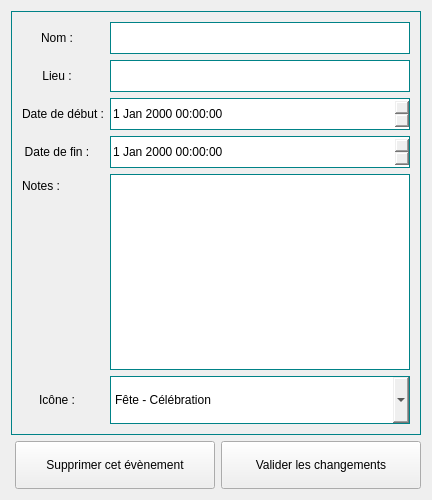
<?xml version="1.0" encoding="UTF-8"?>
<ui version="4.0">
 <class>MobiiEventInfDialog</class>
 <widget class="QWidget" name="MobiiEventInfDialog">
  <property name="geometry">
   <rect>
    <x>0</x>
    <y>0</y>
    <width>432</width>
    <height>500</height>
   </rect>
  </property>
  <property name="maximumSize">
   <size>
    <width>16777215</width>
    <height>500</height>
   </size>
  </property>
  <property name="windowTitle">
   <string>MobiiEventInfDialog</string>
  </property>
  <layout class="QVBoxLayout" name="verticalLayout">
   <item>
    <widget class="QWidget" name="formWidget" native="true">
     <property name="styleSheet">
      <string notr="true"> border: 1px solid #008287;</string>
     </property>
     <layout class="QFormLayout" name="formLayout">
      <property name="fieldGrowthPolicy">
       <enum>QFormLayout::AllNonFixedFieldsGrow</enum>
      </property>
      <item row="0" column="0">
       <widget class="QLabel" name="labelName">
        <property name="minimumSize">
         <size>
          <width>70</width>
          <height>32</height>
         </size>
        </property>
        <property name="styleSheet">
         <string notr="true">border: none;</string>
        </property>
        <property name="text">
         <string>Nom :</string>
        </property>
        <property name="alignment">
         <set>Qt::AlignCenter</set>
        </property>
       </widget>
      </item>
      <item row="0" column="1">
       <widget class="QLineEdit" name="nameEdit">
        <property name="minimumSize">
         <size>
          <width>0</width>
          <height>32</height>
         </size>
        </property>
       </widget>
      </item>
      <item row="1" column="0">
       <widget class="QLabel" name="labelWhere">
        <property name="minimumSize">
         <size>
          <width>70</width>
          <height>32</height>
         </size>
        </property>
        <property name="styleSheet">
         <string notr="true">border: none;</string>
        </property>
        <property name="text">
         <string>Lieu :</string>
        </property>
        <property name="alignment">
         <set>Qt::AlignCenter</set>
        </property>
       </widget>
      </item>
      <item row="1" column="1">
       <widget class="QLineEdit" name="whereEdit">
        <property name="minimumSize">
         <size>
          <width>0</width>
          <height>32</height>
         </size>
        </property>
       </widget>
      </item>
      <item row="2" column="0">
       <widget class="QLabel" name="labelStart">
        <property name="minimumSize">
         <size>
          <width>70</width>
          <height>32</height>
         </size>
        </property>
        <property name="styleSheet">
         <string notr="true">border: none;</string>
        </property>
        <property name="text">
         <string>Date de début :</string>
        </property>
        <property name="alignment">
         <set>Qt::AlignCenter</set>
        </property>
       </widget>
      </item>
      <item row="3" column="0">
       <widget class="QLabel" name="labelEnd">
        <property name="minimumSize">
         <size>
          <width>70</width>
          <height>32</height>
         </size>
        </property>
        <property name="styleSheet">
         <string notr="true">border: none;</string>
        </property>
        <property name="text">
         <string>Date de fin :</string>
        </property>
        <property name="alignment">
         <set>Qt::AlignCenter</set>
        </property>
       </widget>
      </item>
      <item row="4" column="0">
       <widget class="QLabel" name="labelNote">
        <property name="styleSheet">
         <string notr="true">border: none;</string>
        </property>
        <property name="text">
         <string>Notes :</string>
        </property>
        <property name="alignment">
         <set>Qt::AlignCenter</set>
        </property>
       </widget>
      </item>
      <item row="4" column="1">
       <widget class="QTextEdit" name="noteEdit"/>
      </item>
      <item row="5" column="0">
       <widget class="QLabel" name="labelIcon">
        <property name="minimumSize">
         <size>
          <width>70</width>
          <height>32</height>
         </size>
        </property>
        <property name="styleSheet">
         <string notr="true">border: none;
</string>
        </property>
        <property name="text">
         <string>Icône :</string>
        </property>
        <property name="alignment">
         <set>Qt::AlignCenter</set>
        </property>
       </widget>
      </item>
      <item row="5" column="1">
       <widget class="QComboBox" name="iconBox">
        <property name="minimumSize">
         <size>
          <width>0</width>
          <height>48</height>
         </size>
        </property>
        <item>
         <property name="text">
          <string>Fête - Célébration</string>
         </property>
         <property name="icon">
          <iconset theme="cake" resource="mobii.qrc">
           <normaloff>:/icons/Resources/cake.png</normaloff>:/icons/Resources/cake.png</iconset>
         </property>
        </item>
        <item>
         <property name="text">
          <string>Divertissement</string>
         </property>
         <property name="icon">
          <iconset theme="ball" resource="mobii.qrc">
           <normaloff>:/icons/Resources/ball.png</normaloff>:/icons/Resources/ball.png</iconset>
         </property>
        </item>
        <item>
         <property name="text">
          <string>Soirée</string>
         </property>
         <property name="icon">
          <iconset resource="mobii.qrc">
           <normaloff>:/icons/Resources/bar.png</normaloff>:/icons/Resources/bar.png</iconset>
         </property>
        </item>
        <item>
         <property name="text">
          <string>Evènement professionnel</string>
         </property>
         <property name="icon">
          <iconset resource="mobii.qrc">
           <normaloff>:/icons/Resources/briefcase.png</normaloff>:/icons/Resources/briefcase.png</iconset>
         </property>
        </item>
        <item>
         <property name="text">
          <string>Anniversaire</string>
         </property>
         <property name="icon">
          <iconset resource="mobii.qrc">
           <normaloff>:/icons/Resources/gift.png</normaloff>:/icons/Resources/gift.png</iconset>
         </property>
        </item>
        <item>
         <property name="text">
          <string>Hôpital</string>
         </property>
         <property name="icon">
          <iconset resource="mobii.qrc">
           <normaloff>:/icons/Resources/hospital.png</normaloff>:/icons/Resources/hospital.png</iconset>
         </property>
        </item>
        <item>
         <property name="text">
          <string>Voyage</string>
         </property>
         <property name="icon">
          <iconset resource="mobii.qrc">
           <normaloff>:/icons/Resources/plane.png</normaloff>:/icons/Resources/plane.png</iconset>
         </property>
        </item>
       </widget>
      </item>
      <item row="2" column="1">
       <widget class="QDateTimeEdit" name="dateStart">
        <property name="minimumSize">
         <size>
          <width>0</width>
          <height>32</height>
         </size>
        </property>
       </widget>
      </item>
      <item row="3" column="1">
       <widget class="QDateTimeEdit" name="dateEnd">
        <property name="minimumSize">
         <size>
          <width>0</width>
          <height>32</height>
         </size>
        </property>
       </widget>
      </item>
     </layout>
    </widget>
   </item>
   <item>
    <layout class="QHBoxLayout" name="horizontalLayout">
     <item>
      <spacer name="horizontalSpacer">
       <property name="orientation">
        <enum>Qt::Horizontal</enum>
       </property>
       <property name="sizeHint" stdset="0">
        <size>
         <width>40</width>
         <height>20</height>
        </size>
       </property>
      </spacer>
     </item>
     <item>
      <widget class="QPushButton" name="deleteEventButton">
       <property name="minimumSize">
        <size>
         <width>200</width>
         <height>48</height>
        </size>
       </property>
       <property name="text">
        <string>Supprimer cet évènement</string>
       </property>
       <property name="icon">
        <iconset resource="mobii.qrc">
         <normaloff>:/buttons/Resources/trash.png</normaloff>:/buttons/Resources/trash.png</iconset>
       </property>
       <property name="iconSize">
        <size>
         <width>24</width>
         <height>24</height>
        </size>
       </property>
      </widget>
     </item>
     <item>
      <widget class="QPushButton" name="updateEventButton">
       <property name="minimumSize">
        <size>
         <width>200</width>
         <height>48</height>
        </size>
       </property>
       <property name="text">
        <string>Valider les changements</string>
       </property>
       <property name="icon">
        <iconset resource="mobii.qrc">
         <normaloff>:/buttons/Resources/okay.png</normaloff>:/buttons/Resources/okay.png</iconset>
       </property>
       <property name="iconSize">
        <size>
         <width>24</width>
         <height>24</height>
        </size>
       </property>
      </widget>
     </item>
    </layout>
   </item>
  </layout>
 </widget>
 <layoutdefault spacing="6" margin="11"/>
 <resources>
  <include location="mobii.qrc"/>
 </resources>
 <connections/>
</ui>
